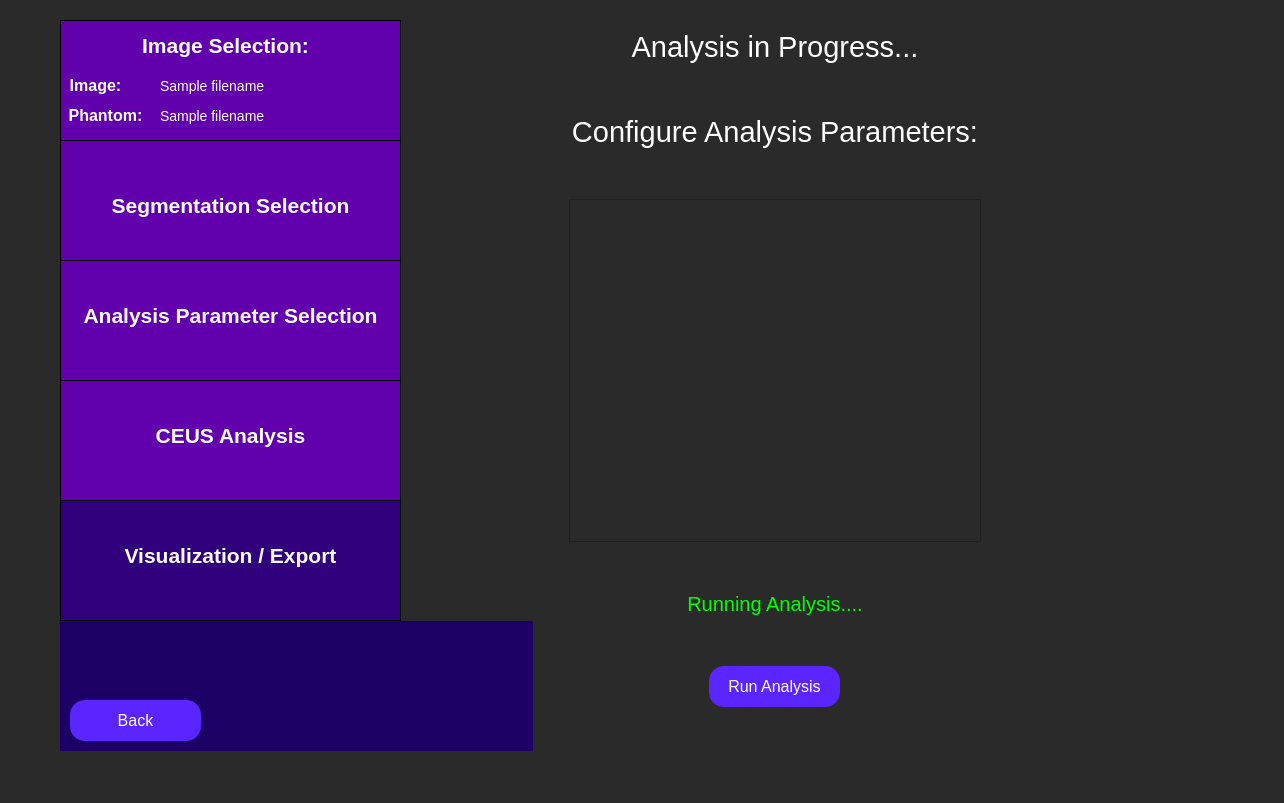
<?xml version="1.0" encoding="UTF-8"?>
<ui version="4.0">
 <class>analysisParams</class>
 <widget class="QWidget" name="analysisParams">
  <property name="geometry">
   <rect>
    <x>0</x>
    <y>0</y>
    <width>1284</width>
    <height>803</height>
   </rect>
  </property>
  <property name="minimumSize">
   <size>
    <width>0</width>
    <height>0</height>
   </size>
  </property>
  <property name="windowTitle">
   <string>Analysis Parameters Configuration</string>
  </property>
  <property name="styleSheet">
   <string notr="true">QWidget {
	background: rgb(42, 42, 42);
}</string>
  </property>
  <widget class="QWidget" name="horizontalLayoutWidget_4">
   <property name="geometry">
    <rect>
     <x>60</x>
     <y>20</y>
     <width>951</width>
     <height>731</height>
    </rect>
   </property>
   <layout class="QHBoxLayout" name="full_screen_layout" stretch="0,0">
    <item>
     <layout class="QVBoxLayout" name="side_bar_layout" stretch="0,0">
      <property name="spacing">
       <number>0</number>
      </property>
      <property name="sizeConstraint">
       <enum>QLayout::SizeConstraint::SetMaximumSize</enum>
      </property>
      <item>
       <widget class="QWidget" name="sidebar" native="true">
        <property name="minimumSize">
         <size>
          <width>341</width>
          <height>601</height>
         </size>
        </property>
        <property name="maximumSize">
         <size>
          <width>241</width>
          <height>601</height>
         </size>
        </property>
        <property name="toolTip">
         <string>&lt;html&gt;&lt;head/&gt;&lt;body&gt;&lt;p&gt;&lt;br/&gt;&lt;/p&gt;&lt;/body&gt;&lt;/html&gt;</string>
        </property>
        <property name="styleSheet">
         <string notr="true">QWidget {
	background-color: rgb(28, 0, 101);
}</string>
        </property>
        <widget class="QFrame" name="imageSelectionSidebar">
         <property name="geometry">
          <rect>
           <x>0</x>
           <y>0</y>
           <width>341</width>
           <height>121</height>
          </rect>
         </property>
         <property name="minimumSize">
          <size>
           <width>341</width>
           <height>121</height>
          </size>
         </property>
         <property name="maximumSize">
          <size>
           <width>341</width>
           <height>121</height>
          </size>
         </property>
         <property name="styleSheet">
          <string notr="true">QFrame {
	background-color: rgb(99, 0, 174);
	border: 1px solid black;
}</string>
         </property>
         <property name="frameShape">
          <enum>QFrame::Shape::StyledPanel</enum>
         </property>
         <property name="frameShadow">
          <enum>QFrame::Shadow::Raised</enum>
         </property>
         <widget class="QLabel" name="imageSelectionLabelSidebar">
          <property name="geometry">
           <rect>
            <x>70</x>
            <y>0</y>
            <width>191</width>
            <height>51</height>
           </rect>
          </property>
          <property name="styleSheet">
           <string notr="true">QLabel {
	font-size: 21px;
	color: rgb(255, 255, 255);
	background-color: rgba(255, 255, 255, 0);
	border: 0px;
	font-weight: bold;
}</string>
          </property>
          <property name="text">
           <string>Image Selection:</string>
          </property>
          <property name="alignment">
           <set>Qt::AlignmentFlag::AlignCenter</set>
          </property>
         </widget>
         <widget class="QLabel" name="imageLabel">
          <property name="geometry">
           <rect>
            <x>-60</x>
            <y>40</y>
            <width>191</width>
            <height>51</height>
           </rect>
          </property>
          <property name="styleSheet">
           <string notr="true">QLabel {
	font-size: 16px;
	color: rgb(255, 255, 255);
	background-color: rgba(255, 255, 255, 0);
	border: 0px;
	font-weight: bold;
}</string>
          </property>
          <property name="text">
           <string>Image:</string>
          </property>
          <property name="alignment">
           <set>Qt::AlignmentFlag::AlignCenter</set>
          </property>
         </widget>
         <widget class="QLabel" name="phantomLabel">
          <property name="geometry">
           <rect>
            <x>-50</x>
            <y>70</y>
            <width>191</width>
            <height>51</height>
           </rect>
          </property>
          <property name="styleSheet">
           <string notr="true">QLabel {
	font-size: 16px;
	color: rgb(255, 255, 255);
	background-color: rgba(255, 255, 255, 0);
	border: 0px;
	font-weight: bold
}</string>
          </property>
          <property name="text">
           <string>Phantom:</string>
          </property>
          <property name="alignment">
           <set>Qt::AlignmentFlag::AlignCenter</set>
          </property>
         </widget>
         <widget class="QLabel" name="image_path_input">
          <property name="geometry">
           <rect>
            <x>100</x>
            <y>40</y>
            <width>241</width>
            <height>51</height>
           </rect>
          </property>
          <property name="styleSheet">
           <string notr="true">QLabel {
	font-size: 14px;
	color: rgb(255, 255, 255);
	background-color: rgba(255, 255, 255, 0);
	border: 0px;
}</string>
          </property>
          <property name="text">
           <string>Sample filename </string>
          </property>
          <property name="alignment">
           <set>Qt::AlignmentFlag::AlignLeading|Qt::AlignmentFlag::AlignLeft|Qt::AlignmentFlag::AlignVCenter</set>
          </property>
         </widget>
         <widget class="QLabel" name="phantom_path_input">
          <property name="geometry">
           <rect>
            <x>100</x>
            <y>70</y>
            <width>241</width>
            <height>51</height>
           </rect>
          </property>
          <property name="styleSheet">
           <string notr="true">QLabel {
	font-size: 14px;
	color: rgb(255, 255, 255);
	background-color: rgba(255, 255, 255, 0);
	border: 0px;
}</string>
          </property>
          <property name="text">
           <string>Sample filename </string>
          </property>
          <property name="alignment">
           <set>Qt::AlignmentFlag::AlignLeading|Qt::AlignmentFlag::AlignLeft|Qt::AlignmentFlag::AlignVCenter</set>
          </property>
         </widget>
        </widget>
        <widget class="QFrame" name="segmentationSidebar">
         <property name="geometry">
          <rect>
           <x>0</x>
           <y>120</y>
           <width>341</width>
           <height>121</height>
          </rect>
         </property>
         <property name="maximumSize">
          <size>
           <width>341</width>
           <height>121</height>
          </size>
         </property>
         <property name="styleSheet">
          <string notr="true">QFrame {
	background-color: rgb(99, 0, 174);
	border: 1px solid black;
}</string>
         </property>
         <property name="frameShape">
          <enum>QFrame::Shape::StyledPanel</enum>
         </property>
         <property name="frameShadow">
          <enum>QFrame::Shadow::Raised</enum>
         </property>
         <widget class="QLabel" name="segmentationSidebarLabel">
          <property name="geometry">
           <rect>
            <x>0</x>
            <y>40</y>
            <width>341</width>
            <height>51</height>
           </rect>
          </property>
          <property name="styleSheet">
           <string notr="true">QLabel {
	font-size: 21px;
	color: rgb(255, 255, 255);
	background-color: rgba(255, 255, 255, 0);
	border: 0px;
	font-weight: bold;
}</string>
          </property>
          <property name="text">
           <string>Segmentation Selection</string>
          </property>
          <property name="alignment">
           <set>Qt::AlignmentFlag::AlignCenter</set>
          </property>
         </widget>
        </widget>
        <widget class="QFrame" name="analysisParamsSidebar">
         <property name="geometry">
          <rect>
           <x>0</x>
           <y>240</y>
           <width>341</width>
           <height>121</height>
          </rect>
         </property>
         <property name="maximumSize">
          <size>
           <width>341</width>
           <height>121</height>
          </size>
         </property>
         <property name="styleSheet">
          <string notr="true">QFrame {
	background-color: rgb(99, 0, 174);
	border: 1px solid black;
}</string>
         </property>
         <property name="frameShape">
          <enum>QFrame::Shape::StyledPanel</enum>
         </property>
         <property name="frameShadow">
          <enum>QFrame::Shadow::Raised</enum>
         </property>
         <widget class="QLabel" name="analysisParamsLabel">
          <property name="geometry">
           <rect>
            <x>0</x>
            <y>30</y>
            <width>341</width>
            <height>51</height>
           </rect>
          </property>
          <property name="styleSheet">
           <string notr="true">QLabel {
	font-size: 21px;
	color: rgb(255, 255, 255);
	background-color: rgba(255, 255, 255, 0);
	border: 0px;
	font-weight:bold;
}</string>
          </property>
          <property name="text">
           <string>Analysis Parameter Selection</string>
          </property>
          <property name="alignment">
           <set>Qt::AlignmentFlag::AlignCenter</set>
          </property>
         </widget>
        </widget>
        <widget class="QFrame" name="rfAnalysisSidebar">
         <property name="geometry">
          <rect>
           <x>0</x>
           <y>360</y>
           <width>341</width>
           <height>121</height>
          </rect>
         </property>
         <property name="minimumSize">
          <size>
           <width>341</width>
           <height>121</height>
          </size>
         </property>
         <property name="maximumSize">
          <size>
           <width>341</width>
           <height>121</height>
          </size>
         </property>
         <property name="styleSheet">
          <string notr="true">QFrame {
	background-color: rgb(99, 0, 174);
	border: 1px solid black;
}</string>
         </property>
         <property name="frameShape">
          <enum>QFrame::Shape::StyledPanel</enum>
         </property>
         <property name="frameShadow">
          <enum>QFrame::Shadow::Raised</enum>
         </property>
         <widget class="QLabel" name="rfAnalysisLabel">
          <property name="geometry">
           <rect>
            <x>0</x>
            <y>30</y>
            <width>341</width>
            <height>51</height>
           </rect>
          </property>
          <property name="styleSheet">
           <string notr="true">QLabel {
	font-size: 21px;
	color: rgb(255, 255, 255);
	background-color: rgba(255, 255, 255, 0);
	border: 0px;
	font-weight: bold;
}</string>
          </property>
          <property name="text">
           <string>CEUS Analysis</string>
          </property>
          <property name="alignment">
           <set>Qt::AlignmentFlag::AlignCenter</set>
          </property>
         </widget>
        </widget>
        <widget class="QFrame" name="exportResultsSidebar">
         <property name="geometry">
          <rect>
           <x>0</x>
           <y>480</y>
           <width>341</width>
           <height>121</height>
          </rect>
         </property>
         <property name="minimumSize">
          <size>
           <width>341</width>
           <height>121</height>
          </size>
         </property>
         <property name="maximumSize">
          <size>
           <width>341</width>
           <height>121</height>
          </size>
         </property>
         <property name="styleSheet">
          <string notr="true">QFrame {
	background-color:  rgb(49, 0, 124);
	border: 1px solid black;
}</string>
         </property>
         <property name="frameShape">
          <enum>QFrame::Shape::StyledPanel</enum>
         </property>
         <property name="frameShadow">
          <enum>QFrame::Shadow::Raised</enum>
         </property>
         <widget class="QLabel" name="exportResultsLabel">
          <property name="geometry">
           <rect>
            <x>20</x>
            <y>30</y>
            <width>301</width>
            <height>51</height>
           </rect>
          </property>
          <property name="styleSheet">
           <string notr="true">QLabel {
	font-size: 21px;
	color: rgb(255, 255, 255);
	background-color: rgba(255, 255, 255, 0);
	border: 0px;
	font-weight: bold;
}</string>
          </property>
          <property name="text">
           <string>Visualization / Export</string>
          </property>
          <property name="alignment">
           <set>Qt::AlignmentFlag::AlignCenter</set>
          </property>
         </widget>
        </widget>
       </widget>
      </item>
      <item>
       <widget class="QFrame" name="gridFrame">
        <property name="maximumSize">
         <size>
          <width>341</width>
          <height>16777215</height>
         </size>
        </property>
        <property name="styleSheet">
         <string notr="true">QFrame {
	background-color: rgb(28, 0, 101);
}</string>
        </property>
        <layout class="QGridLayout" name="backButtonGrid" rowstretch="0,0">
         <property name="sizeConstraint">
          <enum>QLayout::SizeConstraint::SetMinAndMaxSize</enum>
         </property>
         <property name="leftMargin">
          <number>10</number>
         </property>
         <property name="topMargin">
          <number>10</number>
         </property>
         <property name="rightMargin">
          <number>10</number>
         </property>
         <property name="bottomMargin">
          <number>10</number>
         </property>
         <item row="0" column="0">
          <spacer name="verticalSpacer">
           <property name="orientation">
            <enum>Qt::Orientation::Vertical</enum>
           </property>
           <property name="sizeHint" stdset="0">
            <size>
             <width>20</width>
             <height>40</height>
            </size>
           </property>
          </spacer>
         </item>
         <item row="1" column="1">
          <spacer name="horizontalSpacer">
           <property name="orientation">
            <enum>Qt::Orientation::Horizontal</enum>
           </property>
           <property name="sizeHint" stdset="0">
            <size>
             <width>40</width>
             <height>20</height>
            </size>
           </property>
          </spacer>
         </item>
         <item row="1" column="0">
          <widget class="QPushButton" name="back_button">
           <property name="minimumSize">
            <size>
             <width>131</width>
             <height>41</height>
            </size>
           </property>
           <property name="maximumSize">
            <size>
             <width>131</width>
             <height>41</height>
            </size>
           </property>
           <property name="styleSheet">
            <string notr="true">QPushButton {
	color: white;
	font-size: 16px;
	background: rgb(90, 37, 255);
	border-radius: 15px;
}</string>
           </property>
           <property name="text">
            <string>Back</string>
           </property>
          </widget>
         </item>
        </layout>
       </widget>
      </item>
     </layout>
    </item>
    <item>
     <layout class="QVBoxLayout" name="analysis_params_layout" stretch="1,1,10,0,1,1">
      <property name="spacing">
       <number>50</number>
      </property>
      <property name="leftMargin">
       <number>30</number>
      </property>
      <property name="topMargin">
       <number>10</number>
      </property>
      <property name="rightMargin">
       <number>30</number>
      </property>
      <property name="bottomMargin">
       <number>10</number>
      </property>
      <item>
       <widget class="QLabel" name="analysis_execution_label">
        <property name="styleSheet">
         <string notr="true">QLabel {
	font-size: 29px;
	color: rgb(255, 255, 255);
	background-color: rgba(255, 255, 255, 0);
}</string>
        </property>
        <property name="text">
         <string>Analysis in Progress...</string>
        </property>
        <property name="textFormat">
         <enum>Qt::TextFormat::AutoText</enum>
        </property>
        <property name="scaledContents">
         <bool>false</bool>
        </property>
        <property name="alignment">
         <set>Qt::AlignmentFlag::AlignCenter</set>
        </property>
        <property name="wordWrap">
         <bool>true</bool>
        </property>
       </widget>
      </item>
      <item>
       <widget class="QLabel" name="analysis_params_label">
        <property name="styleSheet">
         <string notr="true">QLabel {
	font-size: 29px;
	color: rgb(255, 255, 255);
	background-color: rgba(255, 255, 255, 0);
}</string>
        </property>
        <property name="text">
         <string>Configure Analysis Parameters:</string>
        </property>
        <property name="textFormat">
         <enum>Qt::TextFormat::AutoText</enum>
        </property>
        <property name="scaledContents">
         <bool>false</bool>
        </property>
        <property name="alignment">
         <set>Qt::AlignmentFlag::AlignCenter</set>
        </property>
        <property name="wordWrap">
         <bool>true</bool>
        </property>
       </widget>
      </item>
      <item>
       <widget class="QScrollArea" name="params_scroll_area">
        <property name="widgetResizable">
         <bool>true</bool>
        </property>
        <widget class="QWidget" name="params_content">
         <property name="geometry">
          <rect>
           <x>0</x>
           <y>0</y>
           <width>409</width>
           <height>284</height>
          </rect>
         </property>
         <layout class="QVBoxLayout" name="params_layout"/>
        </widget>
       </widget>
      </item>
      <item>
       <widget class="QLabel" name="analysis_running_label">
        <property name="styleSheet">
         <string notr="true">QLabel {
	color: rgb(0, 255, 0);
	font-size: 20px;
	background-color: rgba(255, 255, 255, 0);
}</string>
        </property>
        <property name="text">
         <string>Running Analysis....</string>
        </property>
        <property name="alignment">
         <set>Qt::AlignmentFlag::AlignCenter</set>
        </property>
       </widget>
      </item>
      <item alignment="Qt::AlignmentFlag::AlignHCenter|Qt::AlignmentFlag::AlignVCenter">
       <widget class="QPushButton" name="run_analysis_button">
        <property name="minimumSize">
         <size>
          <width>131</width>
          <height>41</height>
         </size>
        </property>
        <property name="maximumSize">
         <size>
          <width>131</width>
          <height>41</height>
         </size>
        </property>
        <property name="styleSheet">
         <string notr="true">QPushButton {
	color: white;
	font-size: 16px;
	background: rgb(90, 37, 255);
	border-radius: 15px;
}</string>
        </property>
        <property name="text">
         <string>Run Analysis</string>
        </property>
       </widget>
      </item>
      <item>
       <spacer name="verticalSpacer_10">
        <property name="orientation">
         <enum>Qt::Orientation::Vertical</enum>
        </property>
        <property name="sizeHint" stdset="0">
         <size>
          <width>20</width>
          <height>40</height>
         </size>
        </property>
       </spacer>
      </item>
     </layout>
    </item>
   </layout>
  </widget>
 </widget>
 <resources/>
 <connections/>
</ui>
